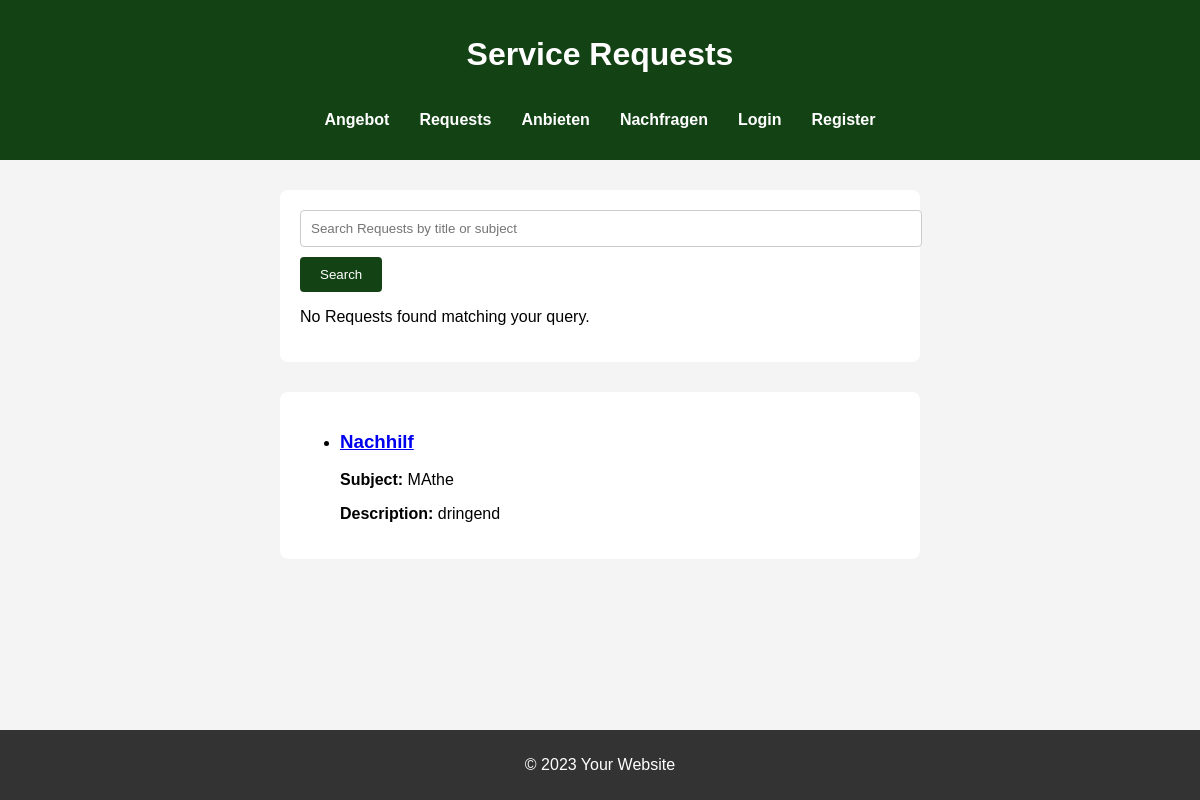
The page /requests on the database as committed earlier.
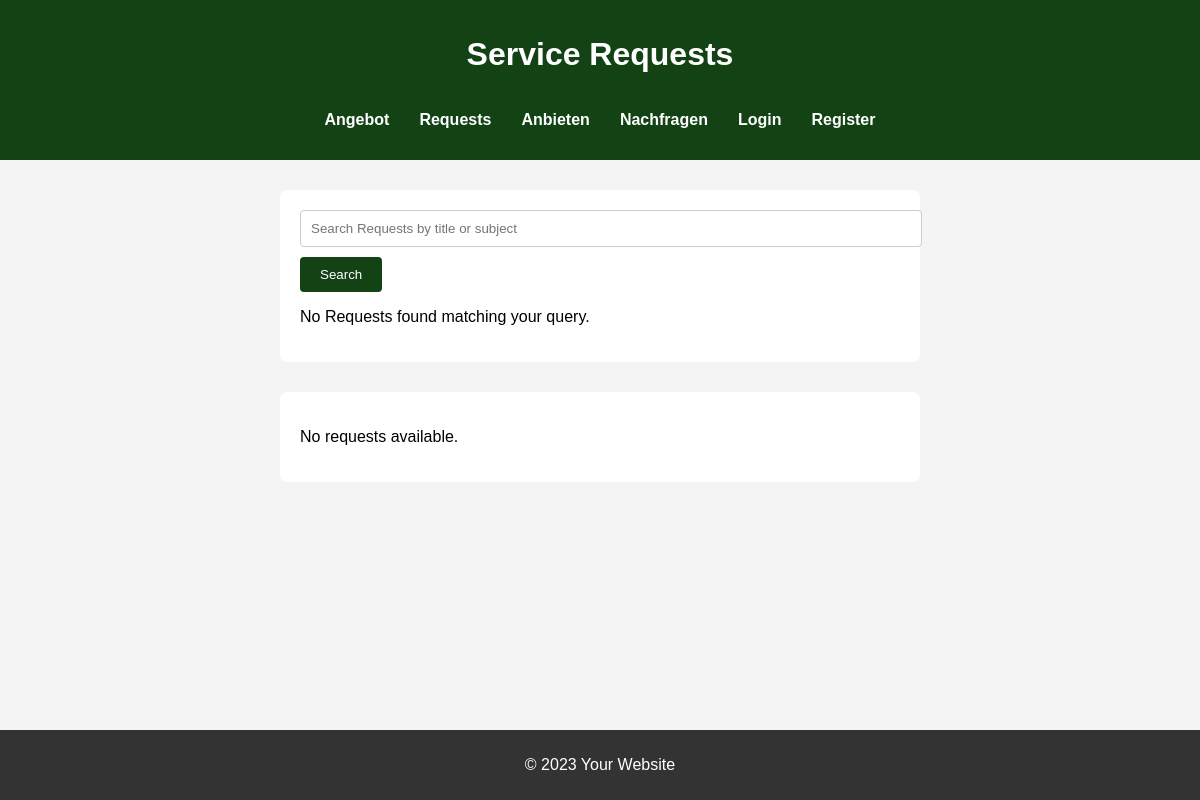
The same page on the database as committed later.
### app.py (models this page shows, shortened)
class RequestPost(db.Model):
    id = db.Column(db.Integer, primary_key=True)
    title = db.Column(db.String(100), nullable=False)
    description = db.Column(db.String(200), nullable=False)
    subject = db.Column(db.String(100), nullable=False)
    price = db.Column(db.String(100), nullable=False)
    additional_information = db.Column(db.String(200), nullable=True)
    contact =db.Column(db.String(100), nullable = False)
    user_id = db.Column(db.Integer, db.ForeignKey('user.id'), nullable=False)
    user = db.relationship('User', backref=db.backref('requests', lazy=True))

### app.py (the view)
@app.route('/requests')
def requests():
    requests = RequestPost.query.all()  # Get all the requests
    return render_template('requests.html', requests=requests)

### templates/requests.html (shortened to what this page needs)
<!DOCTYPE html>
<html lang="en">
<head>
    <link rel="stylesheet" href="{{ url_for('static', filename='style.css') }}">
</head>
<body>
    <header>
        <h1>Service Requests</h1>
        <nav>
            <ul>
                <li><a href="/supply">Angebot</a></li>
                <li><a href="/requests">Requests</a></li>
                <li><a href="/university">Anbieten</a></li>
                <li><a href="/highschool">Nachfragen</a></li>
                {% if current_user.is_authenticated %}
                    <li><a href="/profile">Your Profile</a></li>
                    <li><a href="{{ url_for('logout') }}">Logout</a></li>
                {% else %}
                    <li><a href="{{ url_for('login') }}">Login</a></li>
                    <li><a href="{{ url_for('register') }}">Register</a></li>
                {% endif %}
            </ul>
        </nav>
    </header>
    <main>
        <form method="get" action="{{ url_for('search_results_requests') }}">
            <input type="text" name="query" placeholder="Search Requests by title or subject" value="{{ request.args.get('query', '') }}">
            <button type="submit">Search</button>
            {% if results %}
            <ul>
                {% for post in results %}
                    <li>
                        <h3>{{ post.title }}</h3>
                        <p><strong>Subject:</strong> {{ post.subject }}</p>
                        <p><strong>Price:</strong> ${{ post.price }}</p>
                        <a href="{{ url_for('request_detail', request_id=post.id) }}">View Details</a>
                    </li>
                {% endfor %}
            </ul>
        {% else %}
            <p>No Requests found matching your query.</p>
        {% endif %}
        </form>
        <form>
            {% if requests %}
                <ul>
                    {% for request in requests %}
                        <li>
                            <h3><a href="{{ url_for('request_detail', request_id=request.id) }}">{{ request.title }}</a></h3>
                            <p><strong>Subject:</strong> {{ request.subject }}</p>
                            <p><strong>Description:</strong> {{ request.description }}</p>
                        </li>
                    {% endfor %}
                </ul>
            {% else %}
                <p>No requests available.</p>
            {% endif %}
        </form>
    </main>
    <footer>
        <p>&copy; 2023 Your Website</p>
    </footer>
</body>
</html>

Rows that differ between the two databases and show on the page:
removed RequestPost: title "Nachhilf", subject "MAthe", description "dringend"
Other text that changed with them:
text now shown: "No requests available."
